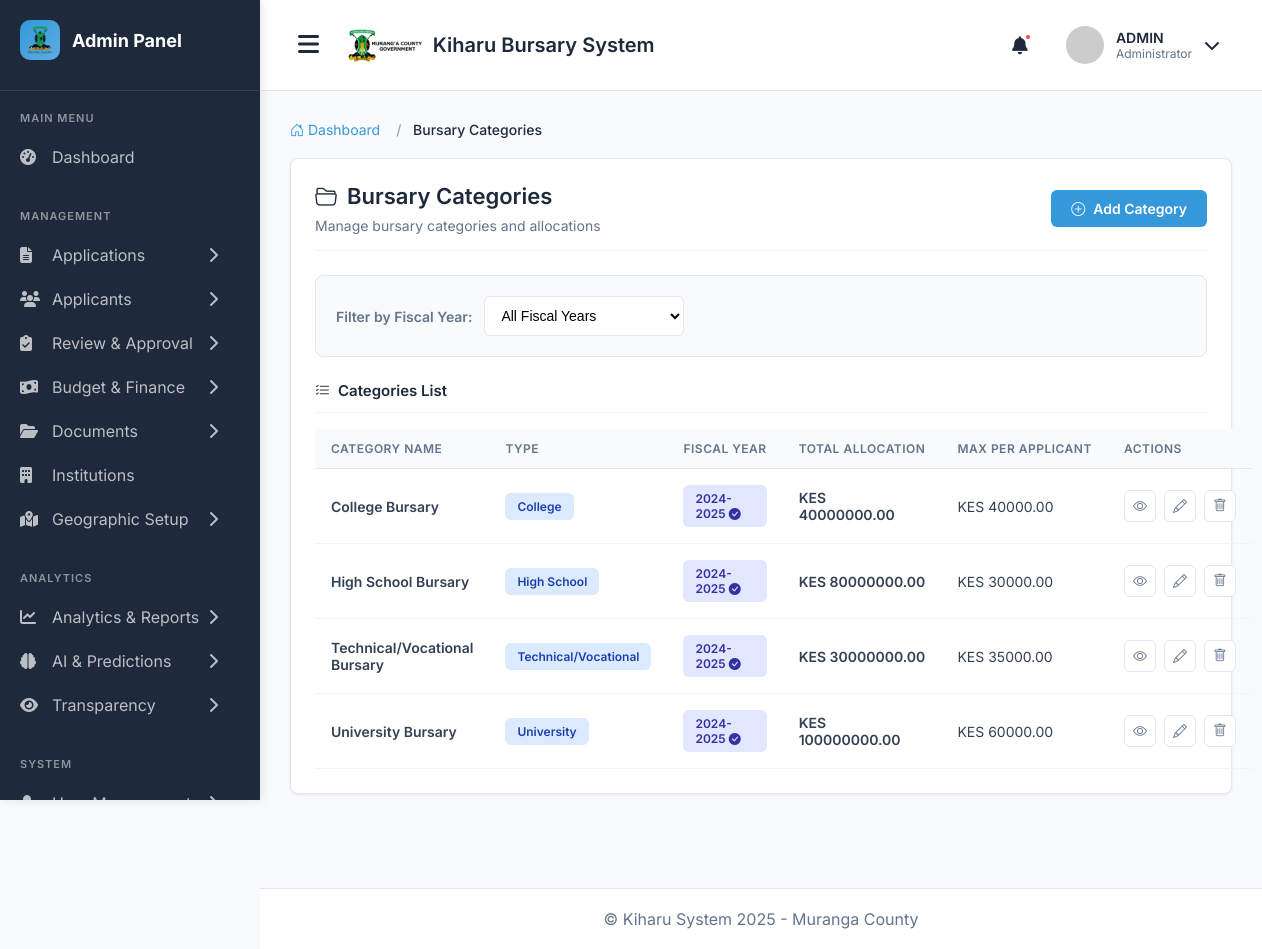
Page /admin-bursary-categories/ (signed in) on the committed database.
### main_application/models.py (models this page shows, shortened)
class BursaryCategory(models.Model):
    CATEGORY_TYPES = (
        ('highschool', 'High School'),
        ('special_school', 'Special School'),
        ('college', 'College'),
        ('university', 'University'),
        ('technical', 'Technical/Vocational'),
        ('freshers', 'University Freshers'),
        ('merit', 'Merit-Based'),
        ('needy', 'Extremely Needy'),
        ('orphan', 'Orphan/Vulnerable'),
    )
    name = models.CharField(max_length=100)
    category_type = models.CharField(max_length=20, choices=CATEGORY_TYPES)
    fiscal_year = models.ForeignKey(FiscalYear, on_delete=models.CASCADE, related_name='categories')
    allocation_amount = models.DecimalField(
        max_digits=12,
        decimal_places=2,
        help_text="Budget for this category"
    )
    max_amount_per_applicant = models.DecimalField(
        max_digits=10,
        decimal_places=2,
        help_text="Maximum bursary per student in this category"
    )
    min_amount_per_applicant = models.DecimalField(
        max_digits=10,
        decimal_places=2,
        default=5000,
        help_text="Minimum bursary per student"
    )
    target_beneficiaries = models.PositiveIntegerField(
        blank=True,
        null=True,
        help_text="Target number of beneficiaries"
    )
    description = models.TextField(blank=True, null=True)
    is_active = models.BooleanField(default=True)
    class Meta:
        verbose_name_plural = "Bursary Categories"
        ordering = ['fiscal_year', 'category_type']

class FiscalYear(models.Model):
    name = models.CharField(max_length=20, unique=True)  # e.g., "2024-2025"
    start_date = models.DateField()
    end_date = models.DateField()
    county = models.ForeignKey(County, on_delete=models.CASCADE, related_name='fiscal_years')
    total_county_budget = models.DecimalField(
        max_digits=15,
        decimal_places=2,
        help_text="Total county budget for the year"
    )
    education_budget = models.DecimalField(
        max_digits=15,
        decimal_places=2,
        help_text="Education sector allocation"
    )
    total_bursary_allocation = models.DecimalField(
        max_digits=12,
        decimal_places=2,
        help_text="Total county bursary allocation for the year"
    )
    equitable_share = models.DecimalField(
        max_digits=15,
        decimal_places=2,
        default=0,
        help_text="Equitable share from National Treasury"
    )
    conditional_grants = models.DecimalField(
        max_digits=15,
        decimal_places=2,
        default=0,
        help_text="Conditional allocations from National Treasury"
    )
    number_of_disbursement_rounds = models.PositiveIntegerField(
        default=2,
        help_text="How many times bursaries are disbursed per year (e.g., 2, 4, or 5)"
    )
    is_active = models.BooleanField(default=False)
    application_open = models.BooleanField(default=False)
    application_deadline = models.DateField(blank=True, null=True)
    created_at = models.DateTimeField(auto_now_add=True)
    created_by = models.ForeignKey(User, on_delete=models.SET_NULL, null=True)
    class Meta:
        ordering = ['-start_date']

### main_application/views.py (the view)
# urls.py: path('admin-bursary-categories/', views.bursary_category_list, name='bursary_category_list'),
@login_required
@user_passes_test(is_admin)
def bursary_category_list(request):
    fiscal_year_id = request.GET.get('fiscal_year')
    categories = BursaryCategory.objects.all().select_related('fiscal_year').order_by('-fiscal_year__start_date', 'name')
    selected_fiscal_year = None
    if fiscal_year_id:
        try:
            selected_fiscal_year = FiscalYear.objects.get(pk=fiscal_year_id)
            categories = categories.filter(fiscal_year=selected_fiscal_year)
        except FiscalYear.DoesNotExist:
            messages.warning(request, 'Selected fiscal year not found')
    all_fiscal_years = FiscalYear.objects.all().order_by('-start_date')
    paginator = Paginator(categories, 15)
    page_number = request.GET.get('page')
    page_obj = paginator.get_page(page_number)
    if selected_fiscal_year:
        total_applications = Application.objects.filter(
            fiscal_year=selected_fiscal_year
        ).count()
        total_allocated = categories.aggregate(
            total=Sum('allocation_amount')
        )['total'] or 0
        utilization = Allocation.objects.filter(
            application__fiscal_year=selected_fiscal_year
        ).aggregate(total=Sum('amount_allocated'))['total'] or 0
        utilization_rate = (utilization / total_allocated * 100) if total_allocated > 0 else 0
        stats = {
            'total_categories': categories.count(),
            'total_allocation': total_allocated,
            'total_utilized': utilization,
            'utilization_rate': utilization_rate,
            'total_applications': total_applications,
        }
    else:
        stats = None
    context = {
        'categories': page_obj,
        'page_obj': page_obj,
        'all_fiscal_years': all_fiscal_years,
        'selected_fiscal_year': selected_fiscal_year,
        'stats': stats,
    }
    return render(request, 'admin/bursary_category_list.html', context)

### main_application/views.py (called while the page is built)
def is_admin(user):
    return user.user_type == 'admin'

### templates/admin/bursary_category_list.html (shortened to what this page needs)
{% extends 'admin_base.html' %}
{% load static %}
{% block content %}
<div class="container-fluid">
    <nav aria-label="breadcrumb">
        <ol class="breadcrumb">
            <li class="breadcrumb-item">
                <a href="{% url 'admin_dashboard' %}">
                    <i class="bi bi-house-door"></i> Dashboard
                </a>
            </li>
            <li class="breadcrumb-item active" aria-current="page">Bursary Categories</li>
        </ol>
    </nav>
    <div class="section-container">
        <div class="page-header">
            <div>
                <h1 class="page-title">
                    <i class="bi bi-folder2-open"></i>
                    Bursary Categories
                </h1>
                <p class="page-subtitle">
                    {% if selected_fiscal_year %}
                        Categories for {{ selected_fiscal_year.name }} fiscal year
                    {% else %}
                        Manage bursary categories and allocations
                    {% endif %}
                </p>
            </div>
            <a href="{% url 'bursary_category_create' %}{% if selected_fiscal_year %}?fiscal_year={{ selected_fiscal_year.id }}{% endif %}"
               class="btn-add">
                <i class="bi bi-plus-circle"></i>Add Category
            </a>
        </div>
        <div class="filter-section {% if selected_fiscal_year %}filter-active{% endif %}">
            <div class="filter-content">
                <form method="get" class="filter-group">
                    <label for="fiscal_year_filter" class="filter-label">Filter by Fiscal Year:</label>
                    <select name="fiscal_year" id="fiscal_year_filter" class="filter-select" onchange="this.form.submit()">
                        <option value="">All Fiscal Years</option>
                    </select>
                </form>
            </div>
        </div>
        <div class="table-header">
            <h6 class="table-title">
                <i class="bi bi-list-check"></i>
                Categories List
            </h6>
        </div>
        {% if categories %}
        <div class="table-responsive">
            <table class="categories-table">
                <thead>
                    <tr>
                        <th>Category Name</th>
                        <th>Type</th>
                        {% if not selected_fiscal_year %}
                        <th>Fiscal Year</th>
                        {% endif %}
                        <th>Total Allocation</th>
                        <th>Max per Applicant</th>
                        <th class="text-end">Actions</th>
                    </tr>
                </thead>
                <tbody>
                    {% for category in categories %}
                    <tr>
                        <td class="category-name">{{ category.name }}</td>
                        <td>
                            <span class="type-badge">{{ category.get_category_type_display }}</span>
                        </td>
                        {% if not selected_fiscal_year %}
                        <td>
                            <span class="fy-badge">
                                {{ category.fiscal_year.name }}
                                {% if category.fiscal_year.is_active %}
                                    <i class="bi bi-check-circle-fill ms-1"></i>
                                {% endif %}
                            </span>
                        </td>
                        {% endif %}
                        <td class="allocation-amount">KES {{ category.allocation_amount|floatformat:2 }}</td>
                        <td>KES {{ category.max_amount_per_applicant|floatformat:2 }}</td>
                        <td class="text-end">
                            <div class="action-buttons">
                                <a href="{% url 'bursary_category_detail' category.id %}"
                                   class="action-btn btn-view" title="View Details">
                                    <i class="bi bi-eye"></i>
                                </a>
                                <a href="{% url 'bursary_category_update' category.id %}"
                                   class="action-btn btn-edit" title="Edit">
                                    <i class="bi bi-pencil"></i>
                                </a>
                                <button class="action-btn btn-delete"
                                        onclick="confirmDelete('{{ category.name }}', '{{ category.id }}')"
                                        title="Delete">
                                    <i class="bi bi-trash"></i>
                                </button>
                            </div>
                        </td>
                    </tr>
                    {% endfor %}
                </tbody>
            </table>
        </div>
        {% endif %}
    </div>
</div>
{% endblock %}

### templates/admin_base.html (style rules this page uses)
* { margin: 0; padding: 0; box-sizing: border-box; }
:root { --primary-color: #3498db; --primary-hover: #2980b9; --sidebar-bg: #1E293B; --sidebar-hover: #334155; --main-bg: #F8FAFC; --card-bg: #FFFFFF; --text-primary: #1E293B; --text-secondary: #64748B; --border-color: #E2E8F0; --success-color: #10B981; --danger-color: #EF4444; --warning-color: #F59E0B; }
body { font-family: 'Inter', sans-serif; background-color: var(--main-bg); color: var(--text-primary); overflow-x: hidden; }
.page-header { margin-bottom: 30px; }
.page-title { font-size: 28px; font-weight: 700; margin-bottom: 8px; }
.breadcrumb { display: flex; gap: 8px; color: var(--text-secondary); font-size: 14px; }
.breadcrumb a { color: var(--text-secondary); text-decoration: none; }

### templates/admin/bursary_category_list.html (style rules this page uses)
.breadcrumb { padding: 0; margin-bottom: 20px; font-size: 14px; list-style: none; display: flex; flex-wrap: wrap; }
.breadcrumb-item { color: #64748B; }
.breadcrumb-item + .breadcrumb-item::before { content: "/ "; color: #94A3B8; padding: 0 8px; }
.breadcrumb-item.active { color: #1E293B; font-weight: 500; }
.breadcrumb a { color: #3498db; text-decoration: none; transition: color 0.3s ease; }
.section-container { background: white; border-radius: 8px; padding: 24px; box-shadow: 0 1px 3px rgba(0, 0, 0, 0.08); margin-bottom: 24px; border: 1px solid #E2E8F0; }
.page-header { margin-bottom: 24px; padding-bottom: 16px; border-bottom: 1px solid #F1F5F9; display: flex; justify-content: space-between; align-items: center; flex-wrap: wrap; gap: 16px; }
.page-title { font-size: 22px; font-weight: 600; color: #1E293B; margin-bottom: 8px; display: flex; align-items: center; gap: 10px; }
.page-subtitle { color: #64748B; font-size: 14px; margin: 0; }
.btn-add { padding: 10px 20px; background: #3498db; color: white; border: none; border-radius: 6px; font-size: 14px; font-weight: 600; cursor: pointer; transition: all 0.3s ease; text-decoration: none; display: inline-flex; align-items: center; gap: 8px; }
.filter-section { background: #F8FAFC; border: 1px solid #E2E8F0; border-radius: 8px; padding: 20px; margin-bottom: 24px; }
.filter-content { display: flex; align-items: center; justify-content: space-between; flex-wrap: wrap; gap: 16px; }
.filter-group { display: flex; align-items: center; gap: 12px; flex: 1; }
.filter-label { font-size: 14px; font-weight: 600; color: #64748B; white-space: nowrap; }
.filter-select { padding: 10px 12px; border: 1px solid #E2E8F0; border-radius: 6px; font-size: 14px; background: white; transition: all 0.3s ease; min-width: 200px; }
.table-header { display: flex; justify-content: space-between; align-items: center; margin-bottom: 16px; padding-bottom: 12px; border-bottom: 1px solid #F1F5F9; }
.table-title { font-size: 15px; font-weight: 600; color: #1E293B; display: flex; align-items: center; gap: 8px; }
.categories-table { width: 100%; border-collapse: separate; border-spacing: 0; }
.categories-table thead th { background: #F8FAFC; padding: 12px 16px; text-align: left; font-size: 12px; font-weight: 600; color: #64748B; text-transform: uppercase; letter-spacing: 0.5px; border-bottom: 1px solid #E2E8F0; white-space: nowrap; }
.categories-table tbody td { padding: 16px; border-bottom: 1px solid #F1F5F9; font-size: 14px; color: #334155; }
.categories-table tbody tr { transition: background-color 0.2s ease; }
.category-name { font-weight: 600; color: #1E293B; }
.type-badge { display: inline-block; padding: 6px 12px; border-radius: 6px; font-size: 12px; font-weight: 600; background: #DBEAFE; color: #1E40AF; }
.fy-badge { display: inline-block; padding: 6px 12px; border-radius: 6px; font-size: 12px; font-weight: 600; background: #E0E7FF; color: #3730A3; }
.allocation-amount { font-weight: 600; color: #27ae60; }
.action-buttons { display: flex; gap: 8px; white-space: nowrap; }
.action-btn { width: 32px; height: 32px; display: inline-flex; align-items: center; justify-content: center; border: 1px solid #E2E8F0; background: white; color: #64748B; text-decoration: none; border-radius: 6px; transition: all 0.2s ease; }

### rows in the picture
BursaryCategory: name "College Bursary", category_type "College", fiscal_year.name "2024-2025", allocation_amount "40000000.00", max_amount_per_applicant "40000.00"
BursaryCategory: name "High School Bursary", category_type "High School", fiscal_year.name "2024-2025", allocation_amount "80000000.00", max_amount_per_applicant "30000.00"
BursaryCategory: name "Technical/Vocational Bursary", category_type "Technical/Vocational", fiscal_year.name "2024-2025", allocation_amount "30000000.00", max_amount_per_applicant "35000.00"
BursaryCategory: name "University Bursary", category_type "University", fiscal_year.name "2024-2025", allocation_amount "100000000.00", max_amount_per_applicant "60000.00"
